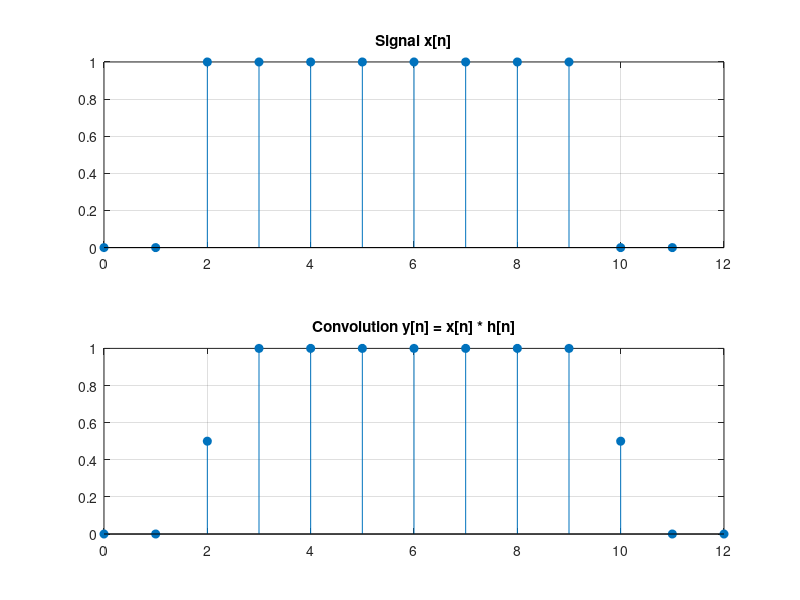

Write MATLAB code to recreate this figure.
x = [0 0 1 1 1 1 1 1 1 1 0 0];
h = [0.5 0.5];

y = conv(x, h); 
nx = 0:length(x)-1;  
ny = 0:length(y)-1;  

subplot(2,1,1);
stem(nx, x, 'filled'); 
title('Signal x[n]');
grid on;

subplot(2,1,2);
stem(ny, y, 'filled');  
title('Convolution y[n] = x[n] * h[n]');
grid on;
